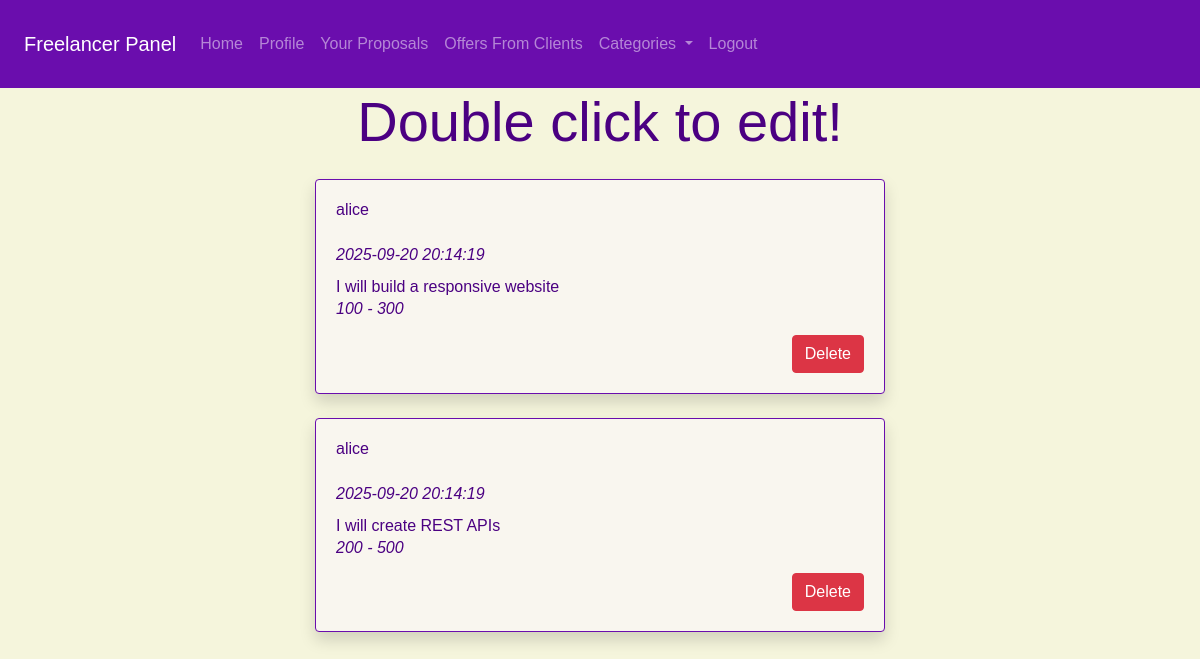
/freelancer/your_proposals.php (signed in), run on the app's committed database.
### tables this page shows
CREATE TABLE proposals (
  proposal_id INT AUTO_INCREMENT PRIMARY KEY,
  user_id INT,
  description TEXT,
  image TEXT,
  min_price INT,
  max_price INT,
  view_count INT DEFAULT 0,
  date_added TIMESTAMP DEFAULT CURRENT_TIMESTAMP,
  category_id INT,
  subcategory_id INT,
  FOREIGN KEY (user_id) REFERENCES fiverr_clone_users(user_id),
  FOREIGN KEY (category_id) REFERENCES categories(category_id),
  FOREIGN KEY (subcategory_id) REFERENCES subcategories(subcategory_id)
);

CREATE TABLE fiverr_clone_users (
  user_id INT AUTO_INCREMENT PRIMARY KEY,
  username VARCHAR(255),
  email VARCHAR(255) UNIQUE NOT NULL,
  password TEXT,
  is_client TINYINT(1),
  bio_description TEXT,
  display_picture TEXT,
  contact_number VARCHAR(255),
  date_added TIMESTAMP DEFAULT CURRENT_TIMESTAMP,
  role ENUM('administrator','client','freelancer') DEFAULT 'client'
);

### freelancer/classes/Database.php (called while the page is built, shortened)
<?php
class Database
{
    protected $pdo;
    private $host = 'localhost';
    private $db = 'fiverr_clone';
    private $user = 'root';
    private $pass = '';
    private $charset = 'utf8mb4';
    public function __construct()
    {
        $dsn = "mysql:host=$this->host;dbname=$this->db;charset=$this->charset";
        $options = [
            PDO::ATTR_ERRMODE => PDO::ERRMODE_EXCEPTION,
            PDO::ATTR_DEFAULT_FETCH_MODE => PDO::FETCH_ASSOC,
            PDO::ATTR_EMULATE_PREPARES => false
        ];
        try {
            $this->pdo = new PDO($dsn, $this->user, $this->pass, $options);
            $this->pdo->exec("SET time_zone = '+08:00';");
        } catch (\PDOException $e) {
            throw new \PDOException($e->getMessage(), (int) $e->getCode());
        }
    }
    protected function executeQuery($sql, $params = [])
    {
        $stmt = $this->pdo->prepare($sql);
        $stmt->execute($params);
        return $stmt->fetchAll();
    }
}
?>

### freelancer/classloader.php (called while the page is built, shortened)
<?php
require_once 'classes/Database.php';
require_once 'classes/Proposal.php';
$proposalObj = new Proposal();

### freelancer/classes/Proposal.php (called while the page is built, shortened)
<?php
class Proposal extends Database
{
    public function getProposalsByUserID($user_id)
    {
        $sql = "SELECT
                    Proposals.*,
                    fiverr_clone_users.*,
                    Proposals.date_added AS proposals_date_added,
                    categories.category_name,
                    subcategories.subcategory_name
                FROM Proposals
                JOIN fiverr_clone_users
                ON Proposals.user_id = fiverr_clone_users.user_id
                LEFT JOIN categories
                ON Proposals.category_id = categories.category_id
                LEFT JOIN subcategories
                ON Proposals.subcategory_id = subcategories.subcategory_id
                WHERE Proposals.user_id = ?
                ORDER BY Proposals.date_added DESC";
        return $this->executeQuery($sql, [$user_id]);
    }
}
?>

### freelancer/your_proposals.php (the view, shortened to what this page needs)
<?php require_once 'classloader.php'; ?>
<!DOCTYPE html>
<html lang="en">
<head>
  <link href="https://cdn.jsdelivr.net/npm/bootstrap@4.6.2/dist/css/bootstrap.min.css"
 rel="stylesheet" />
  <script src="https://cdn.tailwindcss.com"></script>
</head>
<body>
  <?php include 'includes/navbar.php'; ?>
  <div class="container-fluid">
    <div class="display-4 text-center">Double click to edit!</div>
    <div class="row justify-content-center">
      <div class="col-md-6">
        <?php $getProposalsByUserID = $proposalObj->getProposalsByUserID($_SESSION['user_id']); ?>
        <?php foreach ($getProposalsByUserID as $proposal) { ?>
          <div class="card proposalCard shadow mt-4 mb-4">
            <div class="card-body">
              <h2><a href="#"><?php echo $proposal['username']; ?></a></h2>
              <p class="mt-4"><i><?php echo $proposal['proposals_date_added']; ?></i></p>
              <p class="mt-2"><?php echo $proposal['description']; ?></p>
              <h4>
                <i><?php echo number_format($proposal['min_price']) . " - " . number_format($proposal['max_price']); ?></i>
              </h4>
              <form action="core/handleForms.php" method="POST">
                <div class="form-group">
                  <input type="submit" name="deleteProposalBtn" class="btn btn-danger float-right" value="Delete">
                </div>
              </form>
            </div>
          </div>
        <?php } ?>
      </div>
    </div>
  </div>
</body>
</html>

### freelancer/your_proposals.php (style rules this page uses)
body { font-family: "Arial"; }
body { background-color: beige; color: #4B0082; font-family: "Arial", sans-serif; }
.card { background-color: #f9f6ef; border: 1px solid #6A0DAD; }

### data on the page
proposals: user.username "alice", date_added "2025-09-20 20:14:19", description "I will build a responsive website", min_price "100", max_price "300"
proposals: user.username "alice", date_added "2025-09-20 20:14:19", description "I will create REST APIs", min_price "200", max_price "500"
